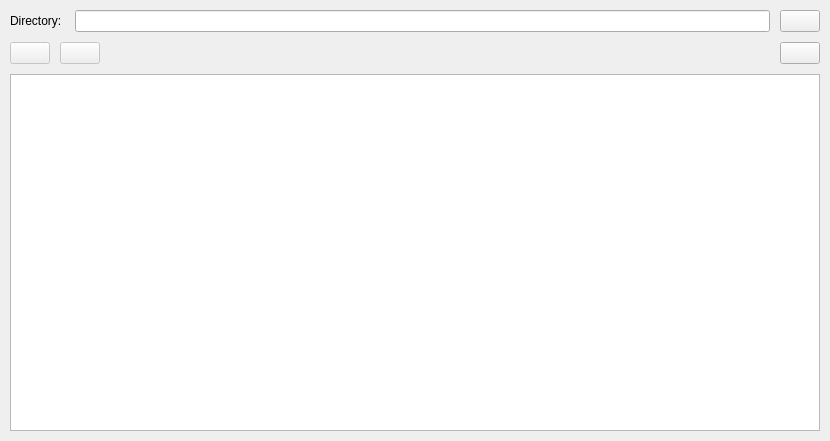
<?xml version="1.0" encoding="UTF-8"?>
<ui version="4.0">
 <class>BagBlowserWidget</class>
 <widget class="QWidget" name="BagBlowserWidget">
  <property name="windowModality">
   <enum>Qt::NonModal</enum>
  </property>
  <property name="geometry">
   <rect>
    <x>0</x>
    <y>0</y>
    <width>830</width>
    <height>441</height>
   </rect>
  </property>
  <property name="sizePolicy">
   <sizepolicy hsizetype="Expanding" vsizetype="Expanding">
    <horstretch>0</horstretch>
    <verstretch>0</verstretch>
   </sizepolicy>
  </property>
  <property name="acceptDrops">
   <bool>true</bool>
  </property>
  <property name="windowTitle">
   <string>Bag Browser</string>
  </property>
  <layout class="QVBoxLayout" name="baseLayout">
   <property name="spacing">
    <number>10</number>
   </property>
   <property name="leftMargin">
    <number>10</number>
   </property>
   <property name="topMargin">
    <number>10</number>
   </property>
   <property name="rightMargin">
    <number>10</number>
   </property>
   <property name="bottomMargin">
    <number>10</number>
   </property>
   <item>
    <layout class="QVBoxLayout" name="verticalLayout">
     <item>
      <layout class="QHBoxLayout" name="horizontalLayout">
       <property name="sizeConstraint">
        <enum>QLayout::SetDefaultConstraint</enum>
       </property>
       <item>
        <widget class="QLabel" name="label">
         <property name="text">
          <string>Directory: </string>
         </property>
        </widget>
       </item>
       <item>
        <widget class="QLineEdit" name="qt_directory_lineedit"/>
       </item>
       <item>
        <widget class="QPushButton" name="qt_fileopen_btn">
         <property name="text">
          <string/>
         </property>
         <property name="icon">
          <iconset theme="folder">
           <normaloff>.</normaloff>.</iconset>
         </property>
         <property name="iconSize">
          <size>
           <width>16</width>
           <height>16</height>
          </size>
         </property>
        </widget>
       </item>
      </layout>
     </item>
     <item>
      <layout class="QHBoxLayout" name="horizontalLayout_2">
       <item>
        <widget class="QPushButton" name="qt_play_btn">
         <property name="enabled">
          <bool>false</bool>
         </property>
         <property name="sizePolicy">
          <sizepolicy hsizetype="Preferred" vsizetype="Fixed">
           <horstretch>0</horstretch>
           <verstretch>0</verstretch>
          </sizepolicy>
         </property>
         <property name="text">
          <string/>
         </property>
         <property name="icon">
          <iconset theme="media-playback-start">
           <normaloff>.</normaloff>.</iconset>
         </property>
         <property name="iconSize">
          <size>
           <width>64</width>
           <height>32</height>
          </size>
         </property>
        </widget>
       </item>
       <item>
        <widget class="QPushButton" name="qt_showinfo_btn">
         <property name="enabled">
          <bool>false</bool>
         </property>
         <property name="sizePolicy">
          <sizepolicy hsizetype="Preferred" vsizetype="Fixed">
           <horstretch>0</horstretch>
           <verstretch>0</verstretch>
          </sizepolicy>
         </property>
         <property name="text">
          <string/>
         </property>
         <property name="icon">
          <iconset theme="dialog-information">
           <normaloff>.</normaloff>.</iconset>
         </property>
         <property name="iconSize">
          <size>
           <width>64</width>
           <height>32</height>
          </size>
         </property>
        </widget>
       </item>
       <item>
        <spacer name="horizontalSpacer">
         <property name="orientation">
          <enum>Qt::Horizontal</enum>
         </property>
         <property name="sizeHint" stdset="0">
          <size>
           <width>40</width>
           <height>20</height>
          </size>
         </property>
        </spacer>
       </item>
       <item>
        <widget class="QPushButton" name="qt_delete_btn">
         <property name="text">
          <string/>
         </property>
         <property name="icon">
          <iconset theme="edit-delete">
           <normaloff>.</normaloff>.</iconset>
         </property>
         <property name="iconSize">
          <size>
           <width>32</width>
           <height>32</height>
          </size>
         </property>
        </widget>
       </item>
      </layout>
     </item>
     <item>
      <widget class="QListView" name="qt_file_listview">
       <property name="iconSize">
        <size>
         <width>16</width>
         <height>16</height>
        </size>
       </property>
       <property name="viewMode">
        <enum>QListView::ListMode</enum>
       </property>
       <property name="wordWrap">
        <bool>true</bool>
       </property>
       <property name="selectionRectVisible">
        <bool>true</bool>
       </property>
      </widget>
     </item>
    </layout>
   </item>
  </layout>
 </widget>
 <resources/>
 <connections/>
</ui>
